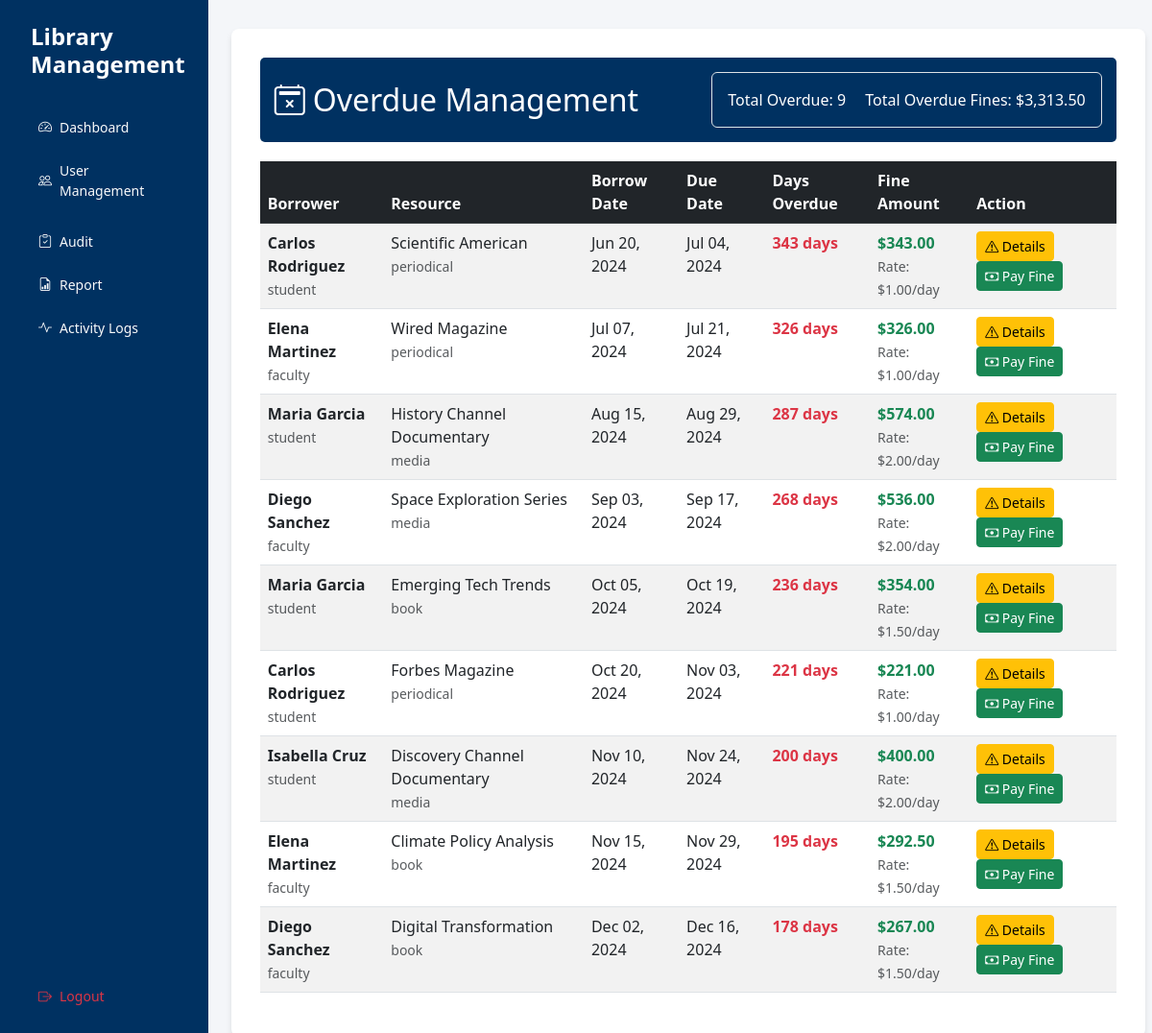
The page /interface/overdue-management.php (signed in) on the database its author committed.
### tables this page shows
CREATE TABLE `borrowings` (
  `borrowing_id` int(11) NOT NULL,
  `user_id` int(11) NOT NULL,
  `resource_id` int(11) NOT NULL,
  `borrow_date` datetime DEFAULT current_timestamp(),
  `due_date` datetime DEFAULT NULL,
  `return_date` datetime DEFAULT NULL,
  `fine_amount` decimal(10,2) DEFAULT 0.00,
  `status` enum('pending','active','returned','overdue') DEFAULT 'pending',
  `approved_by` int(11) DEFAULT NULL,
  `approved_at` datetime DEFAULT NULL,
  `returned_by` int(11) DEFAULT NULL
);

CREATE TABLE `users` (
  `user_id` int(11) NOT NULL,
  `membership_id` varchar(20) DEFAULT NULL,
  `username` varchar(50) NOT NULL,
  `password` varchar(255) NOT NULL,
  `first_name` varchar(50) NOT NULL,
  `last_name` varchar(50) NOT NULL,
  `email` varchar(100) NOT NULL,
  `role` enum('admin','student','faculty','staff') NOT NULL,
  `max_books` int(11) NOT NULL,
  `created_at` timestamp NOT NULL DEFAULT current_timestamp(),
  `updated_at` timestamp NOT NULL DEFAULT current_timestamp() ON UPDATE current_timestamp(),
  `borrowing_days_limit` int(11) DEFAULT 7,
  `mfa_secret` varchar(32) DEFAULT NULL,
  `mfa_enabled` tinyint(1) DEFAULT 0,
  `mfa_backup_codes` text DEFAULT NULL
);

CREATE TABLE `library_resources` (
  `resource_id` int(11) NOT NULL,
  `title` varchar(255) NOT NULL,
  `accession_number` varchar(20) NOT NULL,
  `category` enum('book','periodical','media') NOT NULL,
  `status` enum('available','borrowed','maintenance') DEFAULT 'available',
  `created_at` timestamp NOT NULL DEFAULT current_timestamp(),
  `updated_at` timestamp NOT NULL DEFAULT current_timestamp() ON UPDATE current_timestamp(),
  `cover_image` varchar(255) DEFAULT NULL
);

### interface/overdue-management.php (the view, shortened to what this page needs)
<?php
try {
    $conn = (new Database())->getConnection();
    $query = "SELECT
                b.borrowing_id,
                u.first_name,
                u.last_name,
                u.email,
                u.role,
                lr.title AS resource_title,
                lr.category AS resource_type,
                b.borrow_date,
                b.due_date,
                b.status,
                DATEDIFF(CURRENT_DATE, b.due_date) as days_overdue,
                fc.fine_amount as daily_fine_rate,
                CASE
                    WHEN DATEDIFF(CURRENT_DATE, b.due_date) > 0
                    THEN DATEDIFF(CURRENT_DATE, b.due_date) * fc.fine_amount
                    ELSE 0
                END as calculated_fine,
                (SELECT COUNT(*) FROM fine_payments fp
                 WHERE fp.borrowing_id = b.borrowing_id
                 AND fp.payment_status = 'paid') as payment_count,
                (SELECT COALESCE(SUM(amount_paid), 0) FROM fine_payments fp
                 WHERE fp.borrowing_id = b.borrowing_id
                 AND fp.payment_status = 'paid') as total_paid
              FROM borrowings b
              JOIN users u ON b.user_id = u.user_id
              JOIN library_resources lr ON b.resource_id = lr.resource_id
              JOIN fine_configurations fc ON lr.category = fc.resource_type
              WHERE (b.status = 'overdue' OR
                    (b.status = 'active' AND b.due_date < CURRENT_DATE))
              AND (
                SELECT COALESCE(SUM(amount_paid), 0)
                FROM fine_payments fp
                WHERE fp.borrowing_id = b.borrowing_id
                AND fp.payment_status = 'paid'
              ) < (
                CASE
                    WHEN DATEDIFF(CURRENT_DATE, b.due_date) > 0
                    THEN DATEDIFF(CURRENT_DATE, b.due_date) * fc.fine_amount
                    ELSE 0
                END
              )
              ORDER BY b.due_date ASC";
    $stmt = $conn->prepare($query);
    $stmt->execute();
    $overdueResources = $stmt->fetchAll(PDO::FETCH_ASSOC);
    $totalOverdueFines = array_reduce($overdueResources, function($carry, $borrowing) {
        return $carry + $borrowing['calculated_fine'];
    }, 0);
} catch (PDOException $e) {
    error_log("Overdue management error: " . $e->getMessage());
    $overdueResources = [];
    $totalOverdueFines = 0;
}
?>
<!DOCTYPE html>
<html lang="en">
<head>
    <link href="https://cdn.jsdelivr.net/npm/bootstrap@5.3.0/dist/css/bootstrap.min.css" rel="stylesheet">
    <link href="https://cdn.jsdelivr.net/npm/bootstrap-icons@1.10.0/font/bootstrap-icons.css" rel="stylesheet">
    <link href="assets/css/style.css" rel="stylesheet">
</head>
<body>
    <div class="d-flex">
        <?php include 'includes/sidebarModal.php'; ?>
        <main class="col-md-9 ms-sm-auto col-lg-10 px-md-4">
            <div class="overdue-management-container">
                <div class="page-header d-flex justify-content-between align-items-center">
                    <h2 class="mb-0">
                        <i class="bi bi-calendar2-x me-2"></i>Overdue Management
                    </h2>
                    <div class="box p-3 border rounded">
                            <span class="me-3">Total Overdue: <?php echo count($overdueResources); ?></span>
                            <span>Total Overdue Fines: $<?php echo number_format($totalOverdueFines, 2); ?></span>
                    </div>
                </div>
                <?php if (empty($overdueResources)): ?>
                    <div class="alert alert-info">No overdue resources at the moment.</div>
                <?php else: ?>
                    <div class="table-responsive">
                        <table class="table table-striped table-hover">
                            <thead class="table-dark">
                                <tr>
                                    <th>Borrower</th>
                                    <th>Resource</th>
                                    <th>Borrow Date</th>
                                    <th>Due Date</th>
                                    <th>Days Overdue</th>
                                    <th>Fine Amount</th>
                                    <th>Action</th>
                                </tr>
                            </thead>
                            <tbody>
                                <?php foreach ($overdueResources as $borrowing): ?>
                                    <tr>
                                        <td>
                                            <strong><?php echo htmlspecialchars($borrowing['first_name'] . ' ' . $borrowing['last_name']); ?></strong>
                                            <br>
                                            <small class="text-muted"><?php echo htmlspecialchars($borrowing['role']); ?></small>
                                        </td>
                                        <td>
                                            <?php echo htmlspecialchars($borrowing['resource_title']); ?>
                                            <br>
                                            <small class="text-muted"><?php echo htmlspecialchars($borrowing['resource_type']); ?></small>
                                        </td>
                                        <td><?php echo date('M d, Y', strtotime($borrowing['borrow_date'])); ?></td>
                                        <td><?php echo date('M d, Y', strtotime($borrowing['due_date'])); ?></td>
                                        <td>
                                        <span class="text-danger fw-bold">
                                                <?php echo $borrowing['days_overdue']; ?> days
                                            </span>
                                        </td>
                                        <td>
                                            <strong class="text-success">$<?php echo number_format($borrowing['calculated_fine'], 2); ?></strong>
                                            <br>
                                            <small class="text-muted">Rate: $<?php echo number_format($borrowing['daily_fine_rate'], 2); ?>/day</small>
                                        </td>
                                        <td>
                                            <button class="btn btn-sm btn-warning me-2" data-bs-toggle="modal"
                                                    data-bs-target="#overdueModal<?php echo $borrowing['borrowing_id']; ?>">
                                                <i class="bi bi-exclamation-triangle"></i> Details
                                            </button>
                                            <button class="btn btn-sm btn-success" onclick="openPayFineModal(<?php echo $borrowing['borrowing_id']; ?>, <?php echo $borrowing['calculated_fine']; ?>)">
                                                <i class="bi bi-cash"></i> Pay Fine
                                            </button>
                                        </td>
                                    </tr>
                                <?php endforeach; ?>
                            </tbody>
                        </table>
                    </div>
                <?php endif; ?>
            </div>
        </main>
    </div>
</body>
</html>

### interface/assets/css/style.css (style rules this page uses)
body { background-color: #f4f6f9; }
.page-header { background-color: #003161; color: white; padding: 15px; border-radius: 5px; margin-bottom: 20px; }

### interface/overdue-management.php (style rules this page uses)
body { background-color: #f4f6f9; }
.overdue-management-container { background-color: white; border-radius: 8px; box-shadow: 0 4px 6px rgba(0,0,0,0.1); padding: 30px; margin-top: 30px; }
.page-header { background-color: #003161; color: white; padding: 15px; border-radius: 5px; margin-bottom: 20px; }

### rows shown on the page
borrowings: user.last_name "Carlos Rodriguez", user.role "student", resource.title "Scientific American", resource.category "periodical", borrow_date "Jun 20, 2024", due_date "Jul 04, 2024", days_overdue "343", calculated_fine "343.00", daily_fine_rate "1.00"
borrowings: user.last_name "Elena Martinez", user.role "faculty", resource.title "Wired Magazine", resource.category "periodical", borrow_date "Jul 07, 2024", due_date "Jul 21, 2024", days_overdue "326", calculated_fine "326.00", daily_fine_rate "1.00"
borrowings: user.last_name "Maria Garcia", user.role "student", resource.title "History Channel Documentary", resource.category "media", borrow_date "Aug 15, 2024", due_date "Aug 29, 2024", days_overdue "287", calculated_fine "574.00", daily_fine_rate "2.00"
borrowings: user.last_name "Diego Sanchez", user.role "faculty", resource.title "Space Exploration Series", resource.category "media", borrow_date "Sep 03, 2024", due_date "Sep 17, 2024", days_overdue "268", calculated_fine "536.00", daily_fine_rate "2.00"
borrowings: user.last_name "Maria Garcia", user.role "student", resource.title "Emerging Tech Trends", resource.category "book", borrow_date "Oct 05, 2024", due_date "Oct 19, 2024", days_overdue "236", calculated_fine "354.00", daily_fine_rate "1.50"
borrowings: user.last_name "Carlos Rodriguez", user.role "student", resource.title "Forbes Magazine", resource.category "periodical", borrow_date "Oct 20, 2024", due_date "Nov 03, 2024", days_overdue "221", calculated_fine "221.00", daily_fine_rate "1.00"
borrowings: user.last_name "Isabella Cruz", user.role "student", resource.title "Discovery Channel Documentary", resource.category "media", borrow_date "Nov 10, 2024", due_date "Nov 24, 2024", days_overdue "200", calculated_fine "400.00", daily_fine_rate "2.00"
borrowings: user.last_name "Elena Martinez", user.role "faculty", resource.title "Climate Policy Analysis", resource.category "book", borrow_date "Nov 15, 2024", due_date "Nov 29, 2024", days_overdue "195", calculated_fine "292.50", daily_fine_rate "1.50"
borrowings: user.last_name "Diego Sanchez", user.role "faculty", resource.title "Digital Transformation", resource.category "book", borrow_date "Dec 02, 2024", due_date "Dec 16, 2024", days_overdue "178", calculated_fine "267.00", daily_fine_rate "1.50"

### other values the page prints
count($overdueResources) "9"
$totalOverdueFines "3,313.50"
